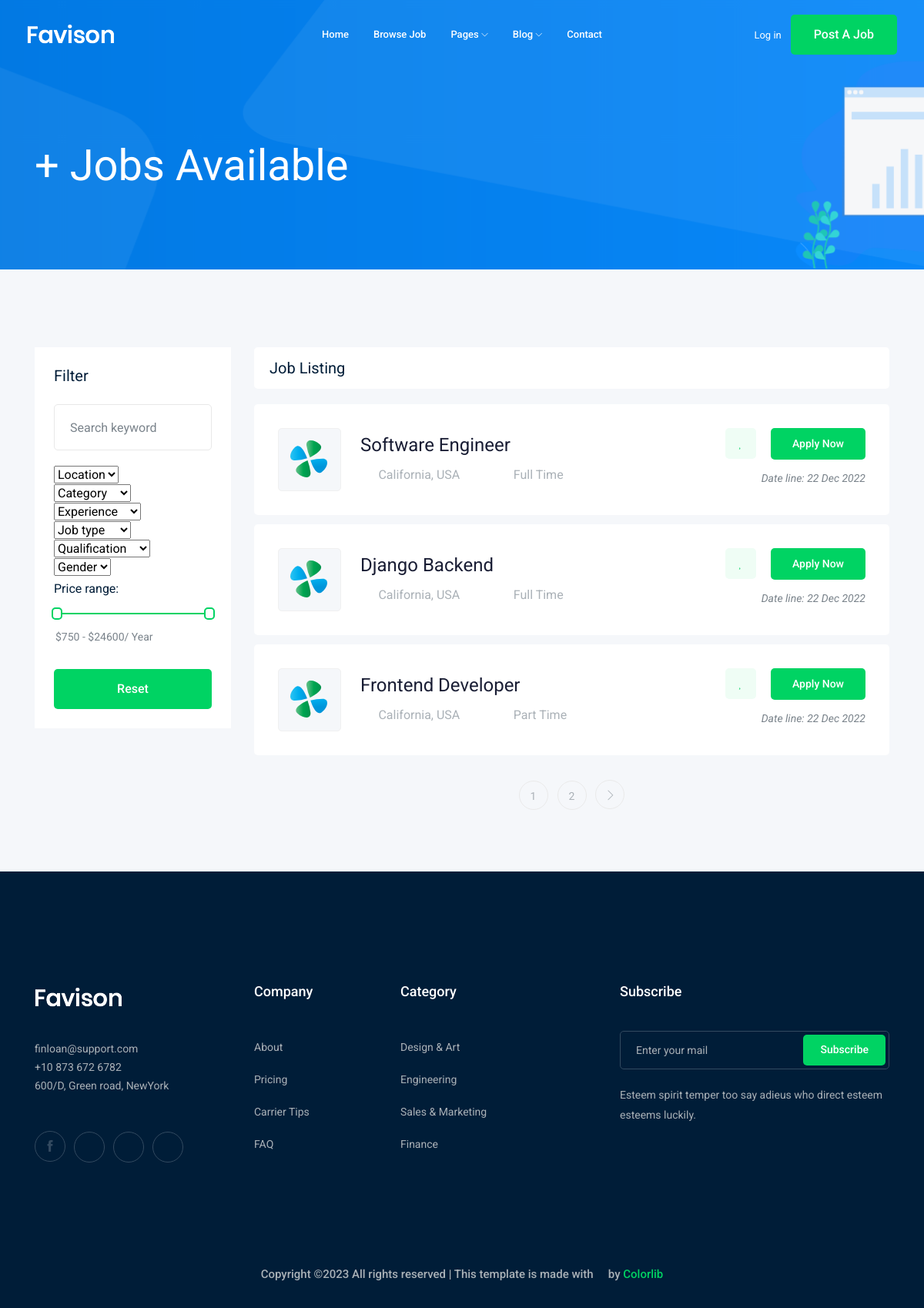
The app's page /jobs/, older data.
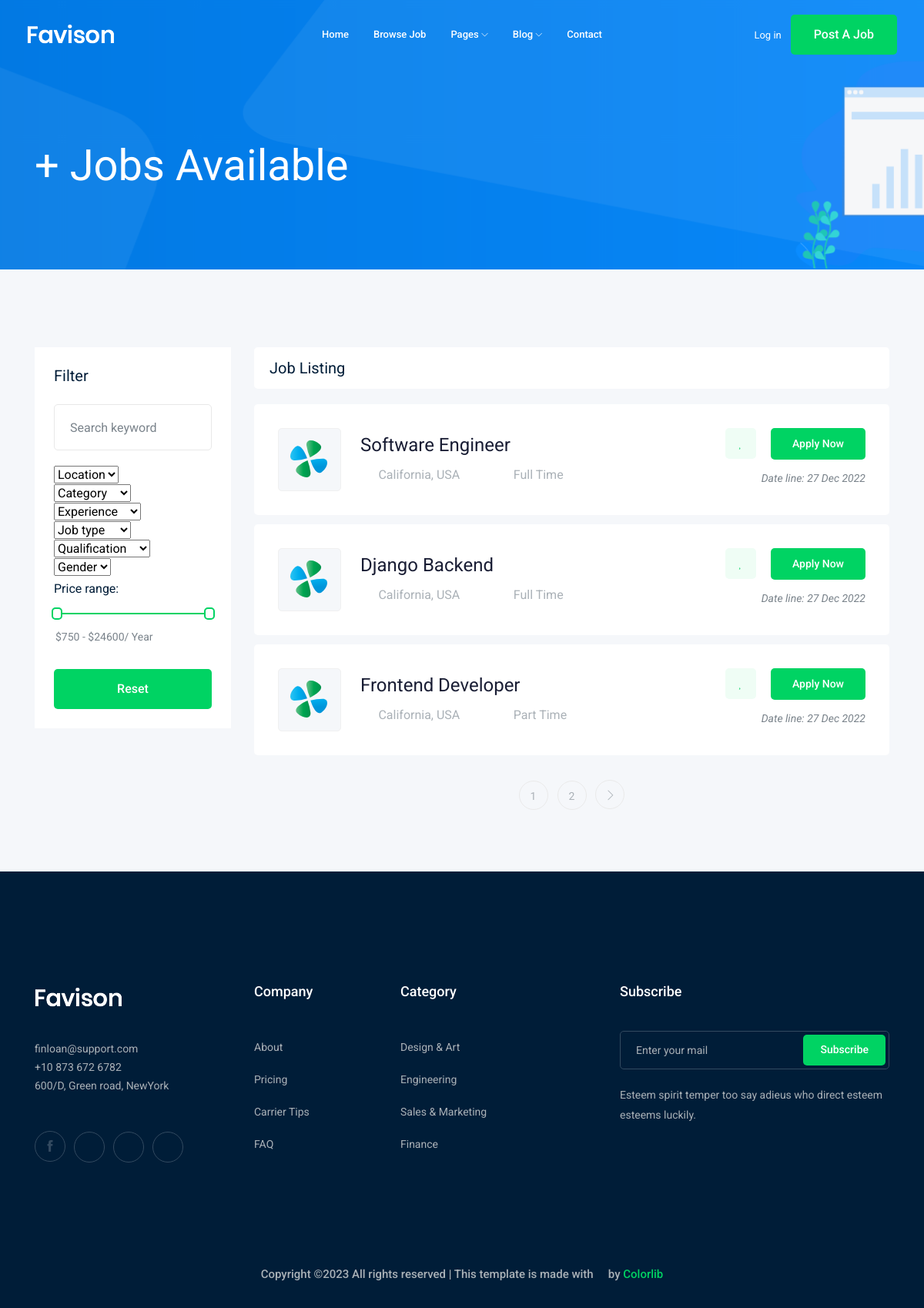
The same page, newer data.
### job/models.py (models this page shows, shortened)
class Job(models.Model):
    title        = models.CharField(max_length=100)
    job_type     = models.CharField(max_length=15 , choices=JOB_TYPE)
    description  = models.TextField(max_length=1000)
    published_at = models.DateTimeField(auto_now=True)
    vacancy      = models.IntegerField(default=1)
    salary       = models.IntegerField(default=0)
    experience   = models.IntegerField(default=1)
    image = models.ImageField(upload_to= image_upload)
    slug = models.SlugField(blank=True, null=True) # https://www.jobboard.com/add-the-slug-field-inside-django-model/
    category     = models.ForeignKey('Category',on_delete=models.CASCADE, default=1) # one to many
    owner = models.ForeignKey(User, related_name='job_owner', on_delete=models.CASCADE)
    def __str__(self):
        return self.title

### job/views.py (the view)
# urls.py: path('', views.job_list, name='job_list'), # path('path_name/', include('app_name.urls'))
def job_list(request):
    job_list = Job.objects.all()
    paginator = Paginator(job_list, 3) # Show 3 contacts per page.
    page_number = request.GET.get('page')
    page_obj = paginator.get_page(page_number)
    context = {'jobs': page_obj} # template name
    return render(request, 'job/job_list.html', context)

### job/templates/job/job_list.html (shortened to what the changed rows need)
{% extends 'base.html' %}
{% block body %}
<div class="job_listing_area plus_padding">
    <div class="container">
        <div class="row">
            <div class="col-lg-9">
                <div class="job_lists m-0">
                    <div class="row">
                        {% for job in jobs %}
                        <div class="col-lg-12 col-md-12">
                            <div class="single_jobs white-bg d-flex justify-content-between">
                                <div class="jobs_left d-flex align-items-center">
                                    <div class="thumb">
                                        <img src="img/svg_icon/1.svg" alt="">
                                    </div>
                                    <div class="jobs_conetent">
                                        <a href="{% url 'jobs:job_detail' job.slug%}">
                                            <h4>{{job}}</h4>
                                        </a>
                                        <div class="links_locat d-flex align-items-center">
                                            <div class="location">
                                                <p> <i class="fa fa-map-marker"></i> California, USA</p>
                                            </div>
                                            <div class="location">
                                                <p> <i class="fa fa-clock-o"></i>{{job.job_type}}</p>
                                            </div>
                                        </div>
                                    </div>
                                </div>
                                <div class="jobs_right">
                                    <div class="apply_now">
                                        <a class="heart_mark" href="#"> <i class="fa fa-heart"></i> </a>
                                        <a href="{% url 'jobs:job_detail' job.slug%}" class="boxed-btn3">Apply Now</a>
                                    </div>
                                    <div class="date">
                                        <p>Date line: {{job.published_at|date:'d M Y'}}</p>
                                    </div>
                                </div>
                            </div>
                        </div>
                        {% endfor %}
                    </div>
                </div>
            </div>
        </div>
    </div>
</div>
{% endblock body %}

Row changes from the older to the newer data that the page shows:
changed Job "Software Engineer": published_at "22 Dec 2022" → "27 Dec 2022"
changed Job "Django Backend": published_at "22 Dec 2022" → "27 Dec 2022"
changed Job "Frontend Developer": published_at "22 Dec 2022" → "27 Dec 2022"
